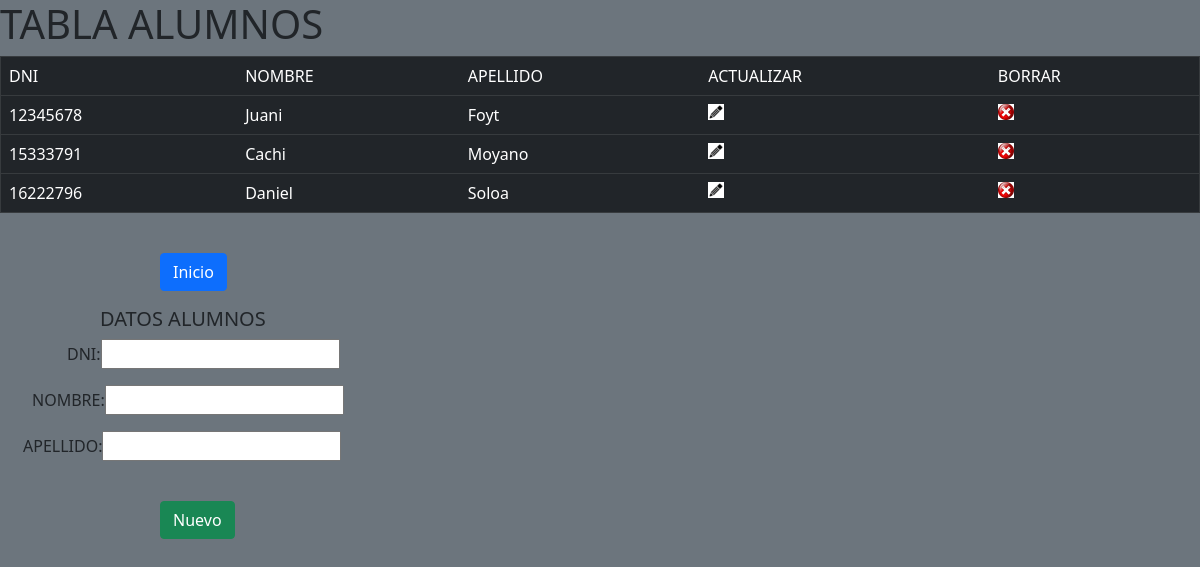
The page /tablaAlumnos.php on the database its author committed.
### tables this page shows
CREATE TABLE `alumnos` (
  `alu_dni` int(11) NOT NULL,
  `alu_nombre` varchar(20) NOT NULL,
  `alu_apellido` varchar(20) NOT NULL
);

### tablaAlumnos.php (the view, shortened to what this page needs)
<html>
    <head>
       <link href="https://cdn.jsdelivr.net/npm/bootstrap@5.1.3/dist/css/bootstrap.min.css" rel="stylesheet">
    </head>
    <body class="bg-secondary">
       <?php
         $controlBtnAct=false;
        ?>
        <div class="tablaAlumnos">
          <h1>TABLA ALUMNOS</h1>
          <div class="opciones" class="tabla">
            <table border="1" class="table table-dark">
              <tr>
                <td>DNI</td>
                <td>NOMBRE</td>
                <td>APELLIDO</td>
                <td>ACTUALIZAR</td>
                <td>BORRAR</td>
              </tr>
              <?php
                $conexion=mysqli_connect('localhost','root','','sga_Belgrano');
                $sql='SELECT * FROM ALUMNOS';
                $resultado= mysqli_query($conexion, $sql);
                while($mostrar= mysqli_fetch_array($resultado)){
              ?>
              <tr>
                <td><?php echo $mostrar[0]?></td>
                <td><?php echo $mostrar[1]?></td>
                <td><?php echo $mostrar[2]?></td>
                <td ><a href="tablaAlumnos.php?accion=Actualizar&&id=<?php echo $mostrar[0]?>" class="modificar" name="Actualizar"> <img src="editar1.png"</a> </td>
                <td ><a href="tablaAlumnos.php?accion=Borrar&&id=<?php echo $mostrar[0]?>" class="eliminar" name="Borrar"> <img src="eliminar1.png"</a></td>
              </tr>
              <?php
              }
              ?>
            </table>
            <br/>
            <form action="index.php" method="POST">
               <spam>
                 <input type="submit" class="btn btn-primary" name="volver" value="Inicio" class="enviar">
               </spam>
            </form>
          </div>
        </div>
        <div class="datosPersonales">
          <form action="<?php echo htmlspecialchars($_SERVER['PHP_SELF'])?>" method="POST">
            <h5 class="p4" class="text-success">DATOS ALUMNOS </h5>
            <p class="p1" class="text-success">DNI:<input type="text" name="dni" value="<?php echo $mostrar2[0]?>" id="dni"class="text"></p>
            <p class="p2" class="text-success">NOMBRE:<input type="text" name="nombre" value="<?php echo $mostrar2[1]?>" id="nombre"class="text"></p>
            <p class="p3" class="text-success">APELLIDO:<input type="text" name="apellido" value="<?php echo $mostrar2[2]?>" id="apellido" class="text"></p>
            <br/>
            <?php
            if ($controlBtnAct )
             {?>
            <spam>
             <input type="submit" name="Modificar" class="btn btn-warning" value="Modificar" onclick="return EnviarFormA()" class="enviar" class="modificar">
            </spam>
             <?php }else { ?>
            <spam>
             <input type="submit" name="Nuevo" class="btn btn-success" value="Nuevo" onclick="return EnviarFormA()" class="enviar">
            </spam>
                <?php } ?>
          </form>
        </div>
    </body>
</html>

### tablaAlumnos.php (style rules this page uses)
.p1 { padding-left: 67px; }
.p2 { padding-left: 32px; }
.p3 { padding-left: 23px; }
.p4 { padding-left: 100px; }
spam { margin-left: 160px; }

### rows shown on the page
alumnos: alu_dni "12345678", alu_nombre "Juani", alu_apellido "Foyt"
alumnos: alu_dni "15333791", alu_nombre "Cachi", alu_apellido "Moyano"
alumnos: alu_dni "16222796", alu_nombre "Daniel", alu_apellido "Soloa"
